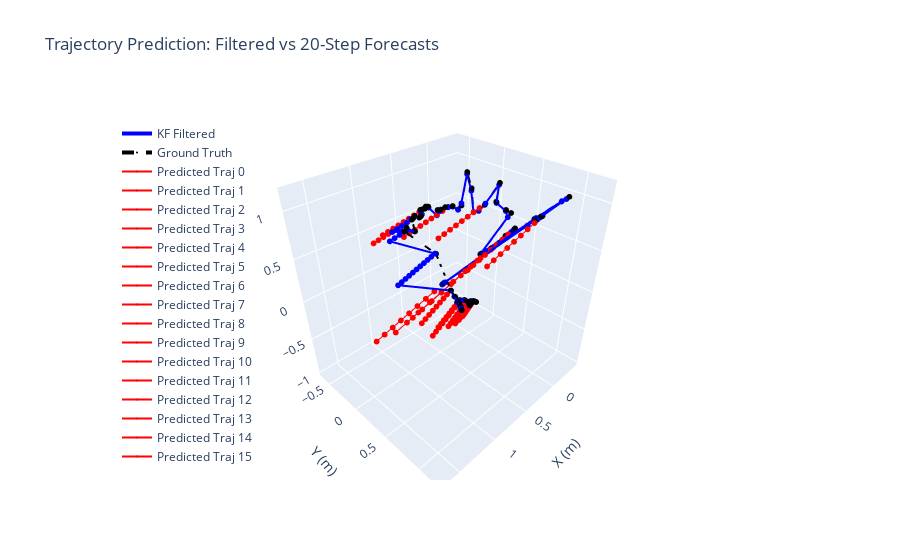

Notebook source saved alongside this figure:
### Code cell
import numpy as np
import plotly.graph_objects as go

pred_traj = np.array(pred_traj)  # (N, 3)
gt_traj   = np.array(gt_traj)    # (N, 3)

print(pred_traj.shape)  # should be (N, 3)
print(gt_traj.shape)    # should be (N, 3)

fig = go.Figure()

min_len = min(len(gt_traj), len(pred_traj))
gt_traj = gt_traj[:min_len]
pred_traj = pred_traj[:min_len]

# 1. KF prediction (filtered, per frame)
fig.add_trace(go.Scatter3d(
    x=pred_traj[:, 0],
    y=pred_traj[:, 1],
    z=pred_traj[:, 2],
    mode='lines+markers',
    name='KF Filtered',
    line=dict(width=4, color='blue'),
    marker=dict(size=2)
))

# GT
fig.add_trace(go.Scatter3d(
    x=gt_traj[:, 0],
    y=gt_traj[:, 1],
    z=gt_traj[:, 2],
    mode='lines+markers',
    name='Ground Truth',
    line=dict(width=4, dash='dash', color='black'),
    marker=dict(size=2)
))

# 3. Multi-step predictions (20-step forecasts)
for i, seq in enumerate(pred_windows):
    pred_seq = np.array(seq)
    fig.add_trace(go.Scatter3d(
        x=pred_seq[:, 0],
        y=pred_seq[:, 1],
        z=pred_seq[:, 2],
        mode='lines+markers',
        name=f'Predicted Traj {i}',
        line=dict(width=2, color='red'),
        marker=dict(size=2)
    ))
fig.update_layout(
    scene=dict(
        xaxis_title='X (m)',
        yaxis_title='Y (m)',
        zaxis_title='Z (m)',
        aspectmode='data'
    ),
    legend=dict(x=0.05, y=0.95),
    title='Trajectory Prediction: Filtered vs 20-Step Forecasts'
)

fig.show()

### Figure 1 — Plotly figure (JSON) as saved in the notebook; plotly's stock layout.template omitted (floating-point values rounded to 4 significant figures; data arrays with more than 128 entries replaced by an {"elided": "..."} marker saying what was removed)
{"data": [{"line": {"color": "blue", "width": 4}, "marker": {"size": 2}, "mode": "lines+markers", "name": "KF Filtered", "type": "scatter3d", "x": {"elided": "138 float values"}, "y": {"elided": "138 float values"}, "z": {"elided": "138 float values"}}, {"line": {"color": "black", "dash": "dash", "width": 4}, "marker": {"size": 2}, "mode": "lines+markers", "name": "Ground Truth", "type": "scatter3d", "x": {"elided": "138 float values"}, "y": {"elided": "138 float values"}, "z": {"elided": "138 float values"}}, {"line": {"color": "red", "width": 2}, "marker": {"size": 2}, "mode": "lines+markers", "name": "Predicted Traj 0", "type": "scatter3d", "x": [0.06364, 0.1876, 0.3116, 0.4355, 0.5595, 0.6835, 0.8074, 0.9314], "y": [0.1481, 0.08594, 0.02374, -0.03846, -0.1007, -0.1629, -0.2251, -0.2873], "z": [0.1254, 0.01446, -0.09646, -0.2074, -0.3183, -0.4292, -0.5401, -0.6511]}, {"line": {"color": "red", "width": 2}, "marker": {"size": 2}, "mode": "lines+markers", "name": "Predicted Traj 1", "type": "scatter3d", "x": [0.03306, 0.1351, 0.2372, 0.3392, 0.4413, 0.5434, 0.6454, 0.7475], "y": [0.1688, 0.1177, 0.06659, 0.01549, -0.03561, -0.08671, -0.1378, -0.1889], "z": [0.1552, 0.06389, -0.02739, -0.1187, -0.2099, -0.3012, -0.3925, -0.4838]}, {"line": {"color": "red", "width": 2}, "marker": {"size": 2}, "mode": "lines+markers", "name": "Predicted Traj 2", "type": "scatter3d", "x": [0.3314, 0.4234, 0.5154, 0.6074, 0.6994, 0.7914, 0.8834, 0.9754], "y": [-0.2705, -0.3225, -0.3744, -0.4264, -0.4784, -0.5303, -0.5823, -0.6343], "z": [-0.3665, -0.4539, -0.5414, -0.6288, -0.7163, -0.8038, -0.8912, -0.9787]}, {"line": {"color": "red", "width": 2}, "marker": {"size": 2}, "mode": "lines+markers", "name": "Predicted Traj 3", "type": "scatter3d", "x": [-0.22, -0.1518, -0.08371, -0.01557, 0.05256, 0.1207, 0.1888, 0.257], "y": [0.6441, 0.6166, 0.5892, 0.5617, 0.5343, 0.5069, 0.4794, 0.452], "z": [0.661, 0.6055, 0.5499, 0.4944, 0.4388, 0.3832, 0.3277, 0.2721]}, {"line": {"color": "red", "width": 2}, "marker": {"size": 2}, "mode": "lines+markers", "name": "Predicted Traj 4", "type": "scatter3d", "x": [-0.2169, -0.1585, -0.1001, -0.04168, 0.01672, 0.07513, 0.1335, 0.1919], "y": [0.3314, 0.3023, 0.2731, 0.244, 0.2149, 0.1857, 0.1566, 0.1275], "z": [0.415, 0.363, 0.3109, 0.2589, 0.2069, 0.1549, 0.1028, 0.0508]}, {"line": {"color": "red", "width": 2}, "marker": {"size": 2}, "mode": "lines+markers", "name": "Predicted Traj 5", "type": "scatter3d", "x": [0.1293, 0.1855, 0.2417, 0.2979, 0.3541, 0.4103, 0.4665, 0.5227], "y": [0.2074, 0.1802, 0.153, 0.1258, 0.09859, 0.07138, 0.04416, 0.01695], "z": [0.7975, 0.7594, 0.7213, 0.6831, 0.645, 0.6069, 0.5688, 0.5306]}, {"line": {"color": "red", "width": 2}, "marker": {"size": 2}, "mode": "lines+markers", "name": "Predicted Traj 6", "type": "scatter3d", "x": [0.3309, 0.383, 0.435, 0.487, 0.5391, 0.5911, 0.6431, 0.6952], "y": [-0.1178, -0.1468, -0.1758, -0.2048, -0.2338, -0.2628, -0.2918, -0.3208], "z": [0.7224, 0.6881, 0.6537, 0.6194, 0.585, 0.5507, 0.5163, 0.482]}, {"line": {"color": "red", "width": 2}, "marker": {"size": 2}, "mode": "lines+markers", "name": "Predicted Traj 7", "type": "scatter3d", "x": [0.5321, 0.5807, 0.6292, 0.6777, 0.7262, 0.7747, 0.8232, 0.8718], "y": [-0.25, -0.2773, -0.3047, -0.3321, -0.3594, -0.3868, -0.4142, -0.4415], "z": [0.7337, 0.704, 0.6744, 0.6448, 0.6151, 0.5855, 0.5559, 0.5263]}, {"line": {"color": "red", "width": 2}, "marker": {"size": 2}, "mode": "lines+markers", "name": "Predicted Traj 8", "type": "scatter3d", "x": [0.7417, 0.7873, 0.833, 0.8786, 0.9243, 0.9699, 1.016, 1.061], "y": [-0.1839, -0.2066, -0.2293, -0.2521, -0.2748, -0.2975, -0.3203, -0.343], "z": [0.7261, 0.7002, 0.6743, 0.6484, 0.6226, 0.5967, 0.5708, 0.5449]}, {"line": {"color": "red", "width": 2}, "marker": {"size": 2}, "mode": "lines+markers", "name": "Predicted Traj 9", "type": "scatter3d", "x": [1.339, 1.378, 1.417, 1.456, 1.495, 1.534, 1.574, 1.613], "y": [0.9673, 0.9688, 0.9703, 0.9718, 0.9732, 0.9747, 0.9762, 0.9776], "z": [0.7344, 0.7176, 0.7007, 0.6839, 0.6671, 0.6503, 0.6334, 0.6166]}, {"line": {"color": "red", "width": 2}, "marker": {"size": 2}, "mode": "lines+markers", "name": "Predicted Traj 10", "type": "scatter3d", "x": [1.43, 1.466, 1.501, 1.537, 1.572, 1.608, 1.643, 1.679], "y": [1.141, 1.145, 1.149, 1.153, 1.157, 1.16, 1.164, 1.168], "z": [0.7534, 0.7389, 0.7245, 0.71, 0.6956, 0.6811, 0.6667, 0.6522]}, {"line": {"color": "red", "width": 2}, "marker": {"size": 2}, "mode": "lines+markers", "name": "Predicted Traj 11", "type": "scatter3d", "x": [1.362, 1.392, 1.422, 1.452, 1.482, 1.512, 1.542, 1.572], "y": [1.095, 1.097, 1.1, 1.102, 1.105, 1.108, 1.11, 1.113], "z": [0.7267, 0.7136, 0.7006, 0.6875, 0.6744, 0.6613, 0.6483, 0.6352]}, {"line": {"color": "red", "width": 2}, "marker": {"size": 2}, "mode": "lines+markers", "name": "Predicted Traj 12", "type": "scatter3d", "x": [1.334, 1.359, 1.385, 1.411, 1.437, 1.463, 1.489, 1.515], "y": [1.138, 1.141, 1.144, 1.147, 1.15, 1.153, 1.156, 1.159], "z": [0.7178, 0.7062, 0.6946, 0.6831, 0.6715, 0.6599, 0.6483, 0.6368]}, {"line": {"color": "red", "width": 2}, "marker": {"size": 2}, "mode": "lines+markers", "name": "Predicted Traj 13", "type": "scatter3d", "x": [1.274, 1.296, 1.317, 1.339, 1.361, 1.383, 1.405, 1.426], "y": [1.126, 1.128, 1.131, 1.133, 1.135, 1.138, 1.14, 1.142], "z": [0.6776, 0.6668, 0.656, 0.6453, 0.6345, 0.6237, 0.613, 0.6022]}, {"line": {"color": "red", "width": 2}, "marker": {"size": 2}, "mode": "lines+markers", "name": "Predicted Traj 14", "type": "scatter3d", "x": [1.256, 1.275, 1.294, 1.313, 1.331, 1.35, 1.369, 1.388], "y": [1.128, 1.13, 1.132, 1.134, 1.136, 1.139, 1.141, 1.143], "z": [0.6799, 0.6705, 0.6611, 0.6518, 0.6424, 0.633, 0.6236, 0.6142]}, {"line": {"color": "red", "width": 2}, "marker": {"size": 2}, "mode": "lines+markers", "name": "Predicted Traj 15", "type": "scatter3d", "x": [1.219, 1.235, 1.25, 1.266, 1.282, 1.298, 1.314, 1.33], "y": [1.116, 1.118, 1.119, 1.121, 1.123, 1.124, 1.126, 1.128], "z": [0.6692, 0.6608, 0.6524, 0.644, 0.6356, 0.6272, 0.6188, 0.6104]}], "layout": {"legend": {"x": 0.05, "y": 0.95}, "scene": {"aspectmode": "data", "xaxis": {"title": {"text": "X (m)"}}, "yaxis": {"title": {"text": "Y (m)"}}, "zaxis": {"title": {"text": "Z (m)"}}}, "title": {"text": "Trajectory Prediction: Filtered vs 20-Step Forecasts"}}}
